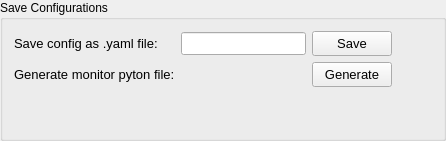
                   <widget class="QGroupBox" name="groupBox_4">
                    <property name="title">
                     <string>Save Configurations</string>
                    </property>
                    <layout class="QGridLayout" name="gridLayout_6">
                     <item row="1" column="0">
                      <widget class="QLabel" name="label_16">
                       <property name="font">
                        <font>
                         <pointsize>10</pointsize>
                        </font>
                       </property>
                       <property name="text">
                        <string>Generate monitor pyton file:</string>
                       </property>
                      </widget>
                     </item>
                     <item row="2" column="3">
                      <spacer name="verticalSpacer_8">
                       <property name="orientation">
                        <enum>Qt::Vertical</enum>
                       </property>
                       <property name="sizeHint" stdset="0">
                        <size>
                         <width>20</width>
                         <height>40</height>
                        </size>
                       </property>
                      </spacer>
                     </item>
                     <item row="1" column="2">
                      <widget class="QPushButton" name="pushButton_26">
                       <property name="minimumSize">
                        <size>
                         <width>0</width>
                         <height>25</height>
                        </size>
                       </property>
                       <property name="maximumSize">
                        <size>
                         <width>16777215</width>
                         <height>25</height>
                        </size>
                       </property>
                       <property name="font">
                        <font>
                         <pointsize>10</pointsize>
                        </font>
                       </property>
                       <property name="text">
                        <string>Generate</string>
                       </property>
                      </widget>
                     </item>
                     <item row="0" column="0">
                      <widget class="QLabel" name="label_15">
                       <property name="font">
                        <font>
                         <pointsize>10</pointsize>
                        </font>
                       </property>
                       <property name="text">
                        <string>Save config as .yaml file:</string>
                       </property>
                      </widget>
                     </item>
                     <item row="0" column="3">
                      <spacer name="horizontalSpacer_20">
                       <property name="orientation">
                        <enum>Qt::Horizontal</enum>
                       </property>
                       <property name="sizeHint" stdset="0">
                        <size>
                         <width>40</width>
                         <height>20</height>
                        </size>
                       </property>
                      </spacer>
                     </item>
                     <item row="0" column="2">
                      <widget class="QPushButton" name="pushButton_25">
                       <property name="minimumSize">
                        <size>
                         <width>0</width>
                         <height>25</height>
                        </size>
                       </property>
                       <property name="maximumSize">
                        <size>
                         <width>16777215</width>
                         <height>25</height>
                        </size>
                       </property>
                       <property name="font">
                        <font>
                         <pointsize>10</pointsize>
                        </font>
                       </property>
                       <property name="text">
                        <string>Save</string>
                       </property>
                      </widget>
                     </item>
                     <item row="0" column="1">
                      <widget class="QLineEdit" name="lineEdit_3">
                       <property name="font">
                        <font>
                         <pointsize>10</pointsize>
                        </font>
                       </property>
                      </widget>
                     </item>
                    </layout>
                   </widget>
